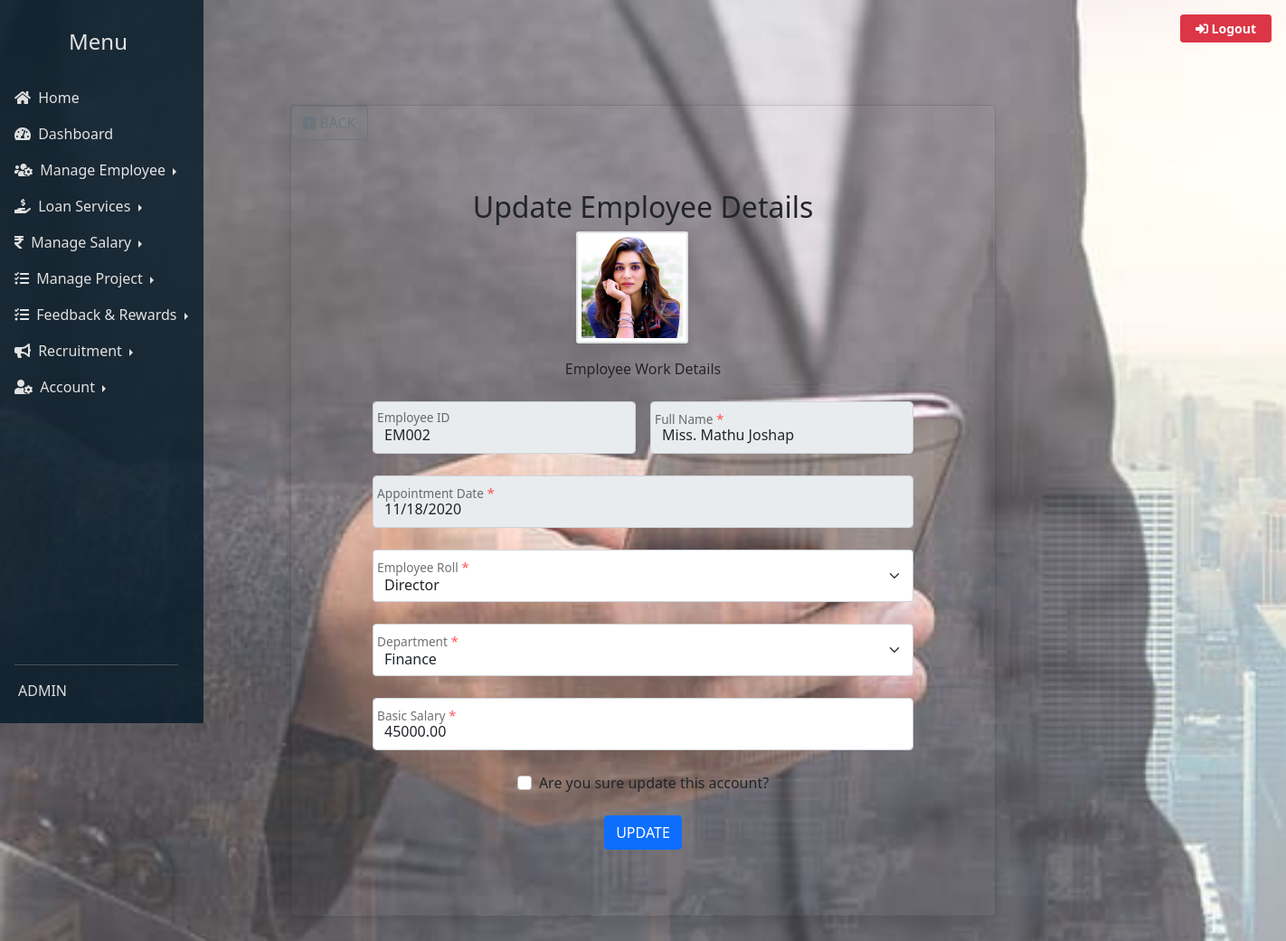
Screenshot of /admin.php?pg=a_updateempdetails.php&eid=EM002 (signed in) with the database file from the repository.
### tables this page shows
CREATE TABLE IF NOT EXISTS `emp_registration` (
  `empid` varchar(5) NOT NULL,
  `title` varchar(10) NOT NULL,
  `firstname` varchar(100) NOT NULL,
  `lastname` varchar(100) NOT NULL,
  `email` varchar(100) NOT NULL,
  `nic` varchar(12) NOT NULL,
  `username` varchar(100) NOT NULL,
  `emproll` varchar(100) NOT NULL,
  `department` varchar(100) NOT NULL,
  `appointment_date` date NOT NULL,
  `basic_salary` decimal(10,2) NOT NULL,
  `address` varchar(200) NOT NULL,
  `gender` varchar(10) NOT NULL,
  `dob` date NOT NULL,
  `mobileno` varchar(10) NOT NULL,
  `homeno` varchar(10) NOT NULL DEFAULT '-',
  `civil_status` varchar(100) NOT NULL,
  `ethnicity` varchar(100) NOT NULL,
  `religion` varchar(100) NOT NULL,
  `edu_level` varchar(100) NOT NULL,
  `work_experience` varchar(255) NOT NULL DEFAULT '-',
  `photo` text NOT NULL,
  `cv` text NOT NULL,
  `bankname` varchar(100) NOT NULL,
  `branch` varchar(100) NOT NULL,
  `acc_no` varchar(12) NOT NULL,
  `ec_name` varchar(100) NOT NULL,
  `ec_relationship` varchar(50) NOT NULL,
  `ec_mobileno` varchar(10) NOT NULL,
  `ec_homeno` varchar(10) NOT NULL,
  `ec_workno` varchar(10) NOT NULL,
  `usertype` varchar(100) NOT NULL DEFAULT 'emp',
  PRIMARY KEY (`empid`),
  UNIQUE KEY `email` (`email`),
  UNIQUE KEY `username` (`username`),
  UNIQUE KEY `nic` (`nic`)
);

### a_updateempdetails.php (the view, shortened to what this page needs)
<?php include 'controllers/authController.php'?>
<?php
$eid = $_GET['eid'];
$sql = "SELECT * from emp_registration WHERE empid='$eid'";
$result = mysqli_query($conn, $sql) or die("Error in Find :".mysqli_error($conn));
$rowedit=mysqli_fetch_assoc ($result);
$op_title=$rowedit['title'];
$op_emproll=$rowedit['emproll'];
$op_depart=$rowedit['department'];
$pto=$rowedit['photo'];
?>
<!DOCTYPE html>
<html lang="en">
<head>
    <link rel="stylesheet" href="bootstrap/css/bootstrap.min.css">
    <link rel="stylesheet" href="https://cdnjs.cloudflare.com/ajax/libs/font-awesome/5.15.3/css/all.min.css">
    <link rel="stylesheet" href="css/form.css">
</head>
<body style="background-image: url('images/c1.jpg'); background-repeat: no-repeat, repeat; background-size: cover; background-position: left; background-attachment: fixed;">
    <div class="row flex-nowrap">
        <div class="content-wrapper p-t-100 p-b-100 font-robo" style="text-align:center;">
            <div class="wrapper" style="width:780px;">
                <div class="card card-1"  style="background: transparent;">
                    <a href="admin.php?pg=a_viewemp.php"><button class="btn btn-outline-secondary" style="float: left;"><i class="fas fa-caret-square-left"></i> BACK</button></a>
                    <div class="card-body">
                    <form class="row g-3 needs-validation"  action="" method="post" name="update-emp-form" enctype="multipart/form-data"  action="<?php echo htmlspecialchars($_SERVER["PHP_SELF"]);?>" novalidate>
                        <h2 class="title">Update Employee Details</h2>
                        <div class="row justify-content-center">
                            <div class="col-3">
                                <div class="card card-1 mx-auto d-block" width=33.33% height=33.33%>
                                    <?php
                                        echo "<img src='images/emp-photos/".$pto."' height = 100% width = 100% class='img-fluid img-thumbnail rounded '>";
                                    ?>
                                </div>
                            </div>
                        </div>
                        <label for="floatingInput" class="form-label">Employee Work  Details</label>
                        <div class="form-floating mb-2 col-md-6">
                            <input type="text" class="form-control" name="empid" id="floatingInput" placeholder="EmpID" value="<?php echo $rowedit['empid']; ?>" readonly/>
                            <label for="floatingInput" class="form-label">Employee ID</label>
                        </div>
                        <div class="form-floating mb-2 col-md-6">
                            <input type="text" class="form-control" name="ethnicity" id="floatingInput" placeholder="Ethnicity"  value="<?php echo $op_title." ".$rowedit['firstname']." ",$rowedit['lastname']; ?>" readonly />
                            <label for="floatingInput" class="form-label">Full Name <span class="astr">*</span> </label>
                        </div>
                        <div class="form-floating mb-2 col-md-12">
                            <input type="date" class="form-control" name="appointment_date" id="floatingInput"placeholder="mm/dd/yyyy" value="<?php echo $rowedit['appointment_date']; ?>" readonly/>
                            <label for="floatingInput" class="form-label">Appointment Date <span class="astr">*</span> </label>
                        </div>
                        <div class="form-floating mb-2 col-md-12">
                            <select class="form-select" name="emproll" id="floatingSelect" aria-label="Floating label select" required>
                                <option value="Director" <?php if($op_emproll=="Director") echo 'selected="selected"';?> >Director</option>
                            </select>
                            <label for="floatingSelect" class="form-label">Employee Roll <span class="astr">*</span> </label>
                        </div>
                        <div class="form-floating mb-2 col-md-12">
                            <select class="form-select" name="department" id="floatingSelect" aria-label="Floating label select" required>
                                <option value="Finance" <?php if($op_depart=="Finance") echo 'selected="selected"';?>> Finance</option>
                            </select>
                            <label for="floatingSelect" class="form-label">Department <span class="astr">*</span> </label>
                        </div>
                        <div class="form-floating mb-2 col-md-12">
                            <input type="number" min="15000.00" step="500.00" class="form-control" name="basic_salary" id="floatingInputBasicSalary" placeholder="Basic Salary"  value="<?php echo $rowedit['basic_salary']; ?>" required>
                            <label for="floatingInput">Basic Salary <span class="astr">*</span> </label>
                        </div>
                        <div class="col-12">
                            <div class="form-check d-flex justify-content-center mb-2">
                                <input type="checkbox" class="form-check-input me-2" value="" id="invalidCheck" required />
                                <label class="form-check-label" for="invalidCheck" >Are you sure update this account? </label>
                            </div>
                        </div>
                        <div class="col-12  d-flex justify-content-center mb-2">
                            <button type="submit" class="btn btn-primary" name="update-emp-btn">UPDATE</button>
                        </div>
                    </form>
            </div>
        </div>
    </div>
</body>
</html>

### css/form.css (style rules this page uses)
.card { overflow: hidden; -webkit-border-radius: 3px; -moz-border-radius: 3px; border-radius: 3px; }
.card-1 { -webkit-box-shadow: 0px 8px 20px 0px rgba(0, 0, 0, 0.15); -moz-box-shadow: 0px 8px 20px 0px rgba(0, 0, 0, 0.15); box-shadow: 0px 8px 20px 0px rgba(0, 0, 0, 0.15); }
.card-1 .card-body { padding: 0 90px; padding-top: 55px; padding-bottom: 65px; }
.p-t-100 { padding-top: 100px; }
.p-b-100 { padding-bottom: 100px; }
.wrapper { margin: 0 auto; }

### a_updateempdetails.php (style rules this page uses)
span.astr { color: red; font-size: 18px; }

### rows the page displays
emp_registration: photo (picture), empid "EM002", ethnicity "Miss. Mathu Joshap", appointment_date "11/18/2020", emproll "Director", department "Finance", basic_salary "45000.00"
